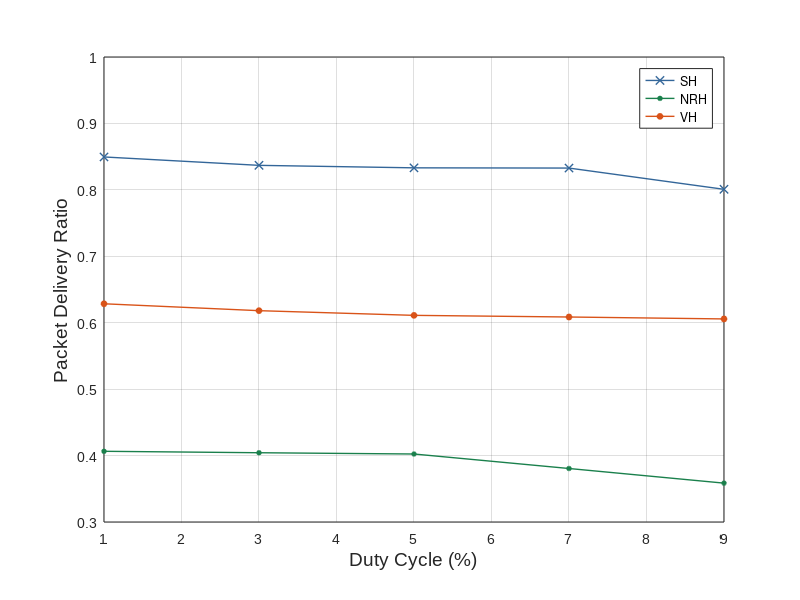

Write MATLAB code to recreate this figure.
DC=[1 3 5 7 9];

% shp=[0.95 0.67 0.25];

figure(1)
pdr1=[0.84953 0.36406 0.53238 0.62851 0.40644 0.22088 0.61809];
pdr3=[0.8369 0.36026 0.53136 0.61813 0.40427 0.22038 0.60494];
pdr5=[0.83315 0.36618 0.5237 0.61108 0.40236 0.22675 0.62408];
pdr7=[0.83281 0.35505 0.51571 0.6086 0.38054 0.22606 0.59648];
pdr9=[0.80083 0.34962 0.47997 0.6057 0.35851 0.2177 0.5771];
shp=[pdr1(1) pdr3(1) pdr5(1) pdr7(1) pdr9(1)];
nhp=[pdr1(5) pdr3(5) pdr5(5) pdr7(5) pdr9(5)];
vhp=[pdr1(4) pdr3(4) pdr5(4) pdr7(4) pdr9(4)];      



% Define the line colors
proposed_color_sh = [0.2 0.4 0.6]; % blue color
proposed_color_nh = [0.1 0.5 0.3]; %  [0.2 0.1 0.2]
proposed_color_vh = [0.8500 0.3250 0.0980]; % orange color

% Define the marker face colors
proposedsh_marker_color = [0.2 0.4 0.6]; % light blue color
proposednh_marker_color = [0.1 0.5 0.3]; % light blue color
proposedvh_marker_color = [0.8500 0.3250 0.0980]; % yellow color


figure(1)

box on;
hold on;
plot(DC,shp, 'x-', 'Color', proposed_color_sh, 'LineWidth', 1, 'MarkerFaceColor', proposedsh_marker_color);
hold on
plot(DC,nhp, 'o-', 'Color', proposed_color_nh, 'LineWidth', 1, 'MarkerFaceColor', proposednh_marker_color,'MarkerSize',3);
hold on
plot(DC,vhp, 'o-', 'Color', proposed_color_vh, 'LineWidth', 1, 'MarkerFaceColor', proposedvh_marker_color,'MarkerSize',4);


% setting the axis
xlim([1 9])
xticks([1 2 3 4 5 6 7 8 9 10 11 12]);
xticklabels({'1','2','3','4','5','6', '7','8','9','10','11','12'});
ylim([0.3,1]);
yticks([0.1 0.3 0.4 0.5 0.6 0.7 0.8 0.9 1]);
yticklabels({'0.1','0.3','0.4','0.5','0.6','0.7','0.8','0.9','1'});


% Axis and legend setup
xlabel('Duty Cycle (%)','FontName','Arial','fontsize',14);
ylabel('Packet Delivery Ratio','FontName','Arial','fontsize',14);
grid on;
box on;
legend({'SH','NRH','VH'},'Location','northeast');
legend boxon;



% Removing tick to make it look more profession
set(gca, 'Ticklength', [0 0])

% Customizing texts in the axis in ticklabel, making the background white
set(gcf,'color','w');    
a = get(gca,'XTickLabel');
set(gca,'XTickLabel',a,'FontName','Arial','fontsize',10);
b = get(gca,'YTickLabel');
set(gca,'YTickLabel',b,'FontName','Arial','fontsize',10);

% Fixing the aspect ratio
pbaspect([8,6,1])